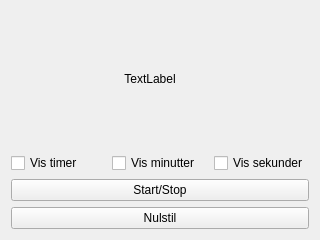
<?xml version="1.0" encoding="UTF-8"?>
<ui version="4.0">
 <class>StopWatch</class>
 <widget class="QWidget" name="StopWatch">
  <property name="geometry">
   <rect>
    <x>0</x>
    <y>0</y>
    <width>320</width>
    <height>240</height>
   </rect>
  </property>
  <property name="windowTitle">
   <string>Form</string>
  </property>
  <layout class="QVBoxLayout" name="verticalLayout">
   <item>
    <layout class="QGridLayout" name="gridLayout_2">
     <item row="0" column="0">
      <widget class="QLabel" name="time">
       <property name="text">
        <string>TextLabel</string>
       </property>
       <property name="alignment">
        <set>Qt::AlignCenter</set>
       </property>
      </widget>
     </item>
     <item row="0" column="1">
      <spacer name="verticalSpacer">
       <property name="orientation">
        <enum>Qt::Vertical</enum>
       </property>
       <property name="sizeHint" stdset="0">
        <size>
         <width>20</width>
         <height>118</height>
        </size>
       </property>
      </spacer>
     </item>
    </layout>
   </item>
   <item>
    <layout class="QGridLayout" name="gridLayout">
     <item row="0" column="0">
      <widget class="QCheckBox" name="showHours">
       <property name="text">
        <string>Vis timer</string>
       </property>
      </widget>
     </item>
     <item row="0" column="1">
      <widget class="QCheckBox" name="showMinuts">
       <property name="text">
        <string>Vis minutter</string>
       </property>
      </widget>
     </item>
     <item row="0" column="2">
      <widget class="QCheckBox" name="showSeconds">
       <property name="text">
        <string>Vis sekunder</string>
       </property>
      </widget>
     </item>
    </layout>
   </item>
   <item>
    <widget class="QPushButton" name="StartStopButton">
     <property name="text">
      <string>Start/Stop</string>
     </property>
    </widget>
   </item>
   <item>
    <widget class="QPushButton" name="ResetButton">
     <property name="text">
      <string>Nulstil</string>
     </property>
    </widget>
   </item>
  </layout>
 </widget>
 <resources/>
 <connections/>
</ui>
